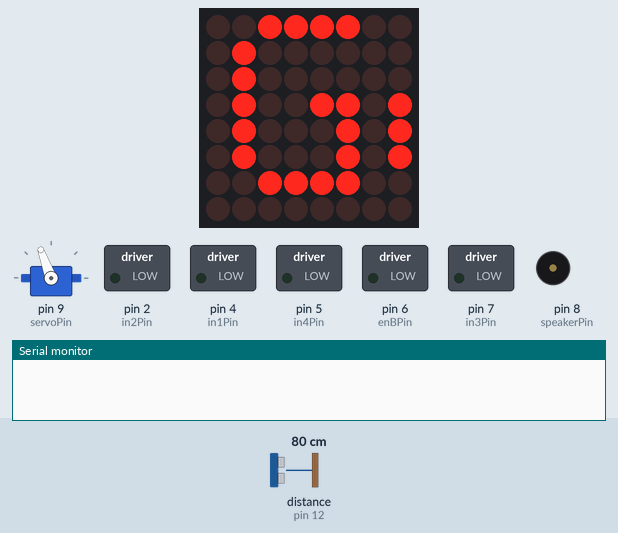
A sketch run on a simulated Arduino Uno, built with avr-gcc and run on an emulated ATmega328P. Parts: 8×8 LED matrix, servo, switched loads named in the sketch (green lamp = pin HIGH), buzzer (waves = sounding), the last lines printed to the serial monitor. Wiring (inferred from the names in the program): ultrasonic range finder: trigger pin 10; echo pin 12. Dashed ring = blinking. The test bench sets the inputs (shaded band); at power-on: distance to the obstacle (sensor on pin 12) 80 cm. The echo pulse lasts 58.3 µs per cm; random numbers use the default seed unless the sketch sets one; pins used as bus, display or sensor lines are not drawn.

Above: at 2.2 s.
3.6 s: distance to the obstacle (sensor on pin 12) set to 17 cm
At 4.5 s:
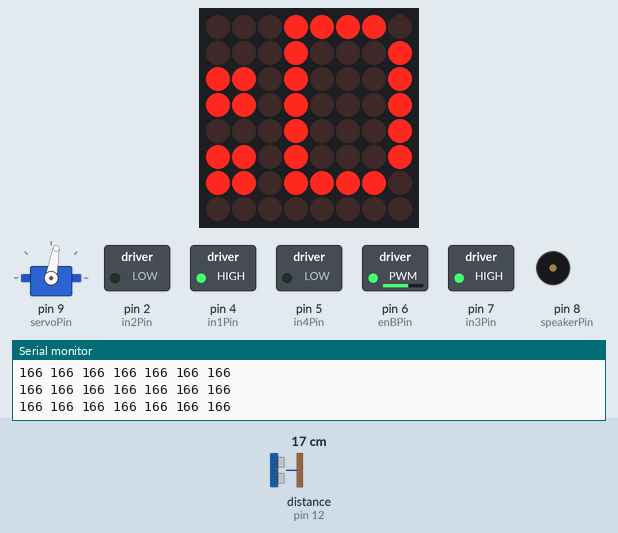
5.2 s: distance to the obstacle (sensor on pin 12) set to 14 cm
At 6.4 s:
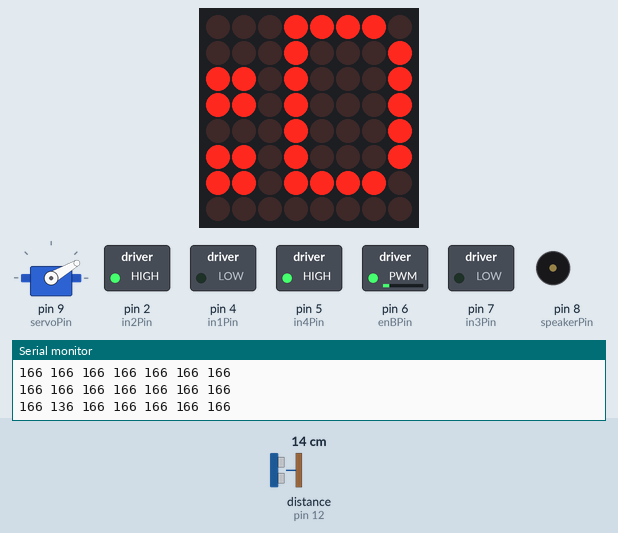
At 8.3 s:
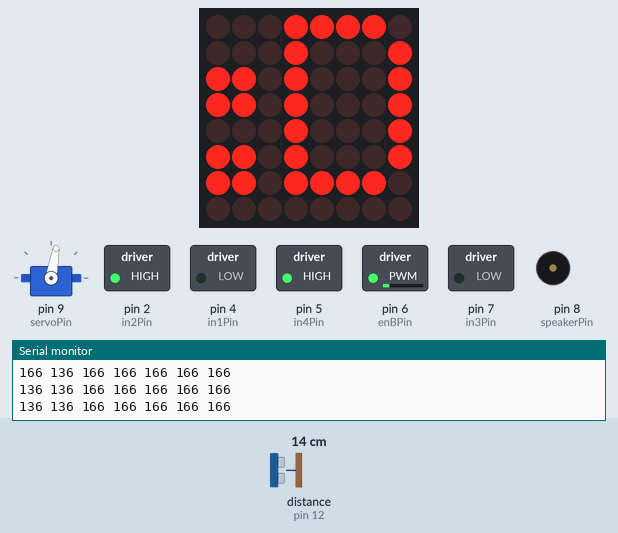
11.2 s: distance to the obstacle (sensor on pin 12) set to 18 cm
At 12.4 s:
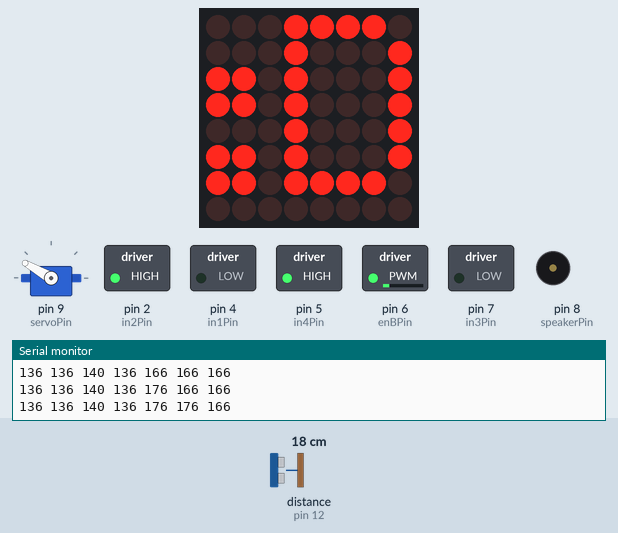
14.2 s: distance to the obstacle (sensor on pin 12) set to 2 cm
17.2 s: distance to the obstacle (sensor on pin 12) set to 120 cm
23.2 s: distance to the obstacle (sensor on pin 12) set to 4 cm
Timing chart, 0 to 27.2 s (numbered marks = the images above; inputs shaded):
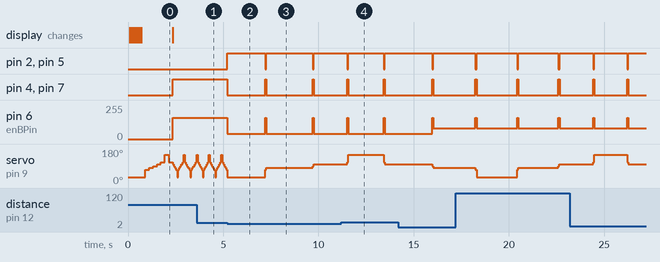

Measured:
- the behaviour switches between 16 and 15 cm on distance to the obstacle (sensor on pin 12) (found by bisection; images 1 and 2)
- after the input at 5.2 s, pin 2 (in2Pin), pin 5 (in4Pin): goes HIGH 2.0 s, LOW 0.05 s, HIGH 2.4 s, LOW 0.05 s, then HIGH, starting at once; pin 4 (in1Pin), pin 7 (in3Pin): goes LOW 2.0 s, HIGH 0.05 s, LOW 2.4 s, HIGH 0.05 s, then LOW, starting at once; pin 6 (enBPin): 160/255 → 40/255 at once
- what the display in image 0 shows lasts 1.6 s, from 0.7 s to 2.3 s

The sketch:

move_scan_text_r2d2.ino
```cpp
/* program to scan for objects while moving straight
servo mounted on front of bot scans for objects within certain distance
When object detected, bot reverses to the right
Also included Dot Matrix with scrolling text*/

#include <Servo.h>
#include <MD_Parola.h>
#include <MD_MAX72xx.h>
#include <SPI.h>

Servo servo;

// Ultrasonic Module pins
const int trigPin = 10; // 10 microsecond high pulse causes chirp , wait 50 us //changed from 13
const int echoPin = 12; // Width of high pulse indicates distance
// Servo motor that aims ultrasonic sensor .
const int servoPin = 9; // PWM output for hobby servo // changed from 11
// Motor control pins : L298N H bridge
const int enBPin = 6; // Left motor PWM speed control
const int in3Pin = 7; // Left motor Direction 1
const int in4Pin = 5; // Left motor Direction 2
const int in1Pin = 4; // Right motor Direction 1
const int in2Pin = 2; // Right motor Direction 2
const int enAPin = 1; // Right motor PWM speed control //changed from 3

enum Motor { LEFT, RIGHT };

#define TOO_CLOSE_DIST 150 // object distance thats considered too close (mm)

// compensate for motor differences
#define MAX_L 128 // max speed compared to max speed of right motor
#define MAX_R 160 // max speed compared to max speed of left motor
#define REVERSE_F -80 // reverse fast
#define REVERSE_S -40 // reverse slow

// Define hardware type, size, and output pins:
#define HARDWARE_TYPE MD_MAX72XX::FC16_HW
#define MAX_DEVICES 1 //number of matrix leds used
#define CS_PIN 3
#define speakerPin 8

// Create a new instance of the MD_Parola class with hardware SPI connection:
MD_Parola myDisplay = MD_Parola(HARDWARE_TYPE, CS_PIN, MAX_DEVICES);

// Set motor speed: 255 full ahead, -255 full reverse , 0 stop
void go( enum Motor m, int speed){
  digitalWrite (m == LEFT ? in1Pin : in3Pin, speed > 0 ? HIGH : LOW );
  digitalWrite (m == LEFT ? in2Pin : in4Pin, speed <= 0 ? HIGH : LOW );
  analogWrite(m == LEFT ? enAPin : enBPin, speed < 0 ? -speed : speed );
}


// Read distance from the ultrasonic sensor , return distance in mm
//
// Speed of sound in dry air , 20C is 343 m/s
// pulseIn returns time in microseconds (10ˆ−6)
// 2d = p * 10ˆ−6 s * 343 m/s = p * 0.00343 m = p * 0.343 mm/us
unsigned int readDistance ()
{
  digitalWrite ( trigPin , HIGH );
  delayMicroseconds (10);
  digitalWrite ( trigPin , LOW );
  unsigned long period = pulseIn ( echoPin, HIGH );
  return period * 343 / 2000;
}

#define NUM_ANGLES 7
unsigned char sensorAngle[NUM_ANGLES] = { 30, 70, 80, 90, 100, 110, 150 };
unsigned int distance [NUM_ANGLES];

// Scan the area ahead by sweeping the ultrasonic sensor left and right
// and recording the distance observed. This takes a reading , then
// sends the servo to the next angle. Call repeatedly once every 50 ms or so.
void readNextDistance () {
  static unsigned char angleIndex = 0; // used in array array to go from 60 to 120 degrees
  static signed char step = 1;
  distance[angleIndex] = readDistance(); // get distance reading, store in array
  angleIndex += step;

  if (angleIndex == NUM_ANGLES - 1) step = -1; // if at max angle, rotate back the other way
  else if (angleIndex == 0) step = 1;
    servo.write( sensorAngle[angleIndex ] );
}

// logic to avoid obstacle based on postion
void avoid(int i) {
  if (i < 3) { // if obstacle is detected at an angle of 60, 70, or 80
    go(LEFT, REVERSE_F); // reverse right
    go(RIGHT, REVERSE_S);
  } else if (i == 3) { // if obstacle is at 90 degrees (straight ahead)
    go(LEFT, REVERSE_F); // reverse right (arbitrary choice)
    go(RIGHT, REVERSE_S);
  } else {
    go(LEFT, REVERSE_S); // reverse left
    go(RIGHT, REVERSE_F);
  }
}

void r2d2() {
    int K = 2000;
    switch (random(1,5)) {
        case 1:phrase1(); break;
        case 2:phrase2(); break;
        case 3:phrase1(); phrase2(); break;
        case 4:phrase1(); phrase2(); phrase1();break;
        case 5:phrase2(); phrase1(); phrase2(); break;
    }
    noTone(speakerPin);
    delay(random(1000, 2000));
}

void phrase1() {

    int k = random(1000,2000);
    for (int i = 0; i <=  random(100,2000); i++){
        tone(speakerPin, k+(-i*2));
        delay(random(.9,2));
    }
    for (int i = 0; i <= random(100,1000); i++){
        tone(speakerPin, k + (i * 10));
        delay(random(.9,2));
    }
}

void phrase2() {

    int k = random(1000,2000);
    for (int i = 0; i <= random(100,2000); i++){
        tone(speakerPin, k+(i*2));
        delay(random(.9,2));
    }
    for (int i = 0; i <= random(100,1000); i++){
        tone(speakerPin, k + (-i * 10));
        delay(random(.9,2));
    }
}

// Initial configuration
void setup () {

  // Configure the input and output pins
  pinMode(trigPin , OUTPUT);
  pinMode(echoPin, INPUT);
  digitalWrite ( trigPin , LOW);
  pinMode(enAPin, OUTPUT);
  pinMode(in1Pin, OUTPUT);
  pinMode(in2Pin, OUTPUT);
  pinMode(in3Pin, OUTPUT);
  pinMode(in4Pin, OUTPUT);
  pinMode(enBPin, OUTPUT);
  pinMode(speakerPin, OUTPUT);

  // random seed for r2d2 sounds
  randomSeed(analogRead(0));

  // Intialize the object:
  myDisplay.begin();
  // Set the intensity (brightness) of the display (0-15):
  myDisplay.setIntensity(0);
  // Clear the display:
  myDisplay.displayClear();
  myDisplay.displayText("Go!", PA_CENTER, 100, 0, PA_SCROLL_LEFT, PA_SCROLL_LEFT);

  // display text (scrolling finishes after the amount of time required to count to 25000)
  for (int i = 0; i < 25000; i++) {
    if (myDisplay.displayAnimate()) {
      myDisplay.displayReset();
    }
  }

  // initialize serial communications at 9600 bps:
  Serial.begin(9600);

  // Center the servo
  servo.attach( servoPin );
  servo.write(90);

  // Scan the surroundings before starting
  servo.write(sensorAngle[0]);
  delay (200);

  for (unsigned char i = 0; i < NUM_ANGLES; i++) {
    readNextDistance(), delay(200);
  }
}

// Main loop:
//
// Get the next sensor reading
// If anything appears to be too close , back up
// Otherwise, go forward
//
bool avoided = 0;
void loop () {
  // print smiley face
  myDisplay.print(":D");
  // Get the next sensor reading
  readNextDistance ();

  // See if something is too close at any angle
  unsigned char tooClose = 0;
  int detectedAngle = 0;

  for (unsigned char i = 0 ; i < NUM_ANGLES ; i++) {
    if ( distance[i] < TOO_CLOSE_DIST) {
      tooClose = 1;
      detectedAngle = i; // save index of angle that object is detected at
      //i = NUM_ANGLES;
    }
    //Serial.println(i);
  }
  for (int i = 0; i < 7; i++) {
    Serial.print(distance[i]);
    Serial.print(" ");
  }
  Serial.println();
  if (tooClose == 1 && avoided == 0) {
    avoid(detectedAngle);
    avoided = 1;
    r2d2(); // play r2d2 sound
  } else {
    // Nothing in our way: go forward
    go(LEFT, MAX_L);
    go(RIGHT, MAX_R);
    avoided = 0;
  }
  // Check the next direction in 50 ms
  delay (50);
}
```
